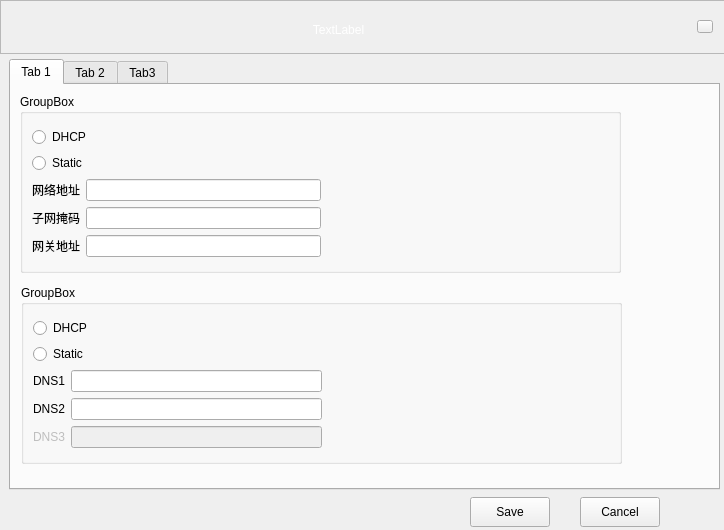
<?xml version="1.0" encoding="UTF-8"?>
<ui version="4.0">
 <class>SetForm</class>
 <widget class="QWidget" name="SetForm">
  <property name="geometry">
   <rect>
    <x>0</x>
    <y>0</y>
    <width>724</width>
    <height>530</height>
   </rect>
  </property>
  <property name="windowTitle">
   <string>Form</string>
  </property>
  <widget class="QTabWidget" name="SetTabWidget">
   <property name="geometry">
    <rect>
     <x>9</x>
     <y>59</y>
     <width>711</width>
     <height>431</height>
    </rect>
   </property>
   <property name="sizePolicy">
    <sizepolicy hsizetype="Expanding" vsizetype="Expanding">
     <horstretch>0</horstretch>
     <verstretch>0</verstretch>
    </sizepolicy>
   </property>
   <property name="currentIndex">
    <number>0</number>
   </property>
   <widget class="QWidget" name="tab">
    <attribute name="title">
     <string>Tab 1</string>
    </attribute>
    <widget class="QGroupBox" name="IPgroupBox">
     <property name="geometry">
      <rect>
       <x>9</x>
       <y>9</y>
       <width>601</width>
       <height>179</height>
      </rect>
     </property>
     <property name="title">
      <string>GroupBox</string>
     </property>
     <layout class="QGridLayout" name="gridLayout_2">
      <item row="0" column="0">
       <layout class="QVBoxLayout" name="verticalLayout">
        <item>
         <widget class="QRadioButton" name="AutoSetIPradioButton">
          <property name="enabled">
           <bool>true</bool>
          </property>
          <property name="text">
           <string>DHCP</string>
          </property>
         </widget>
        </item>
        <item>
         <widget class="QRadioButton" name="ManualSetIPradioButton">
          <property name="text">
           <string>Static</string>
          </property>
         </widget>
        </item>
        <item>
         <layout class="QHBoxLayout" name="horizontalLayout_2">
          <item>
           <widget class="QLabel" name="IPlabel">
            <property name="text">
             <string>网络地址</string>
            </property>
           </widget>
          </item>
          <item>
           <widget class="QLineEdit" name="IPlineEdit"/>
          </item>
         </layout>
        </item>
        <item>
         <layout class="QHBoxLayout" name="horizontalLayout_3">
          <item>
           <widget class="QLabel" name="ChildIPlabel">
            <property name="text">
             <string>子网掩码</string>
            </property>
           </widget>
          </item>
          <item>
           <widget class="QLineEdit" name="ChildIPlineEdit"/>
          </item>
         </layout>
        </item>
        <item>
         <layout class="QHBoxLayout" name="horizontalLayout_4">
          <item>
           <widget class="QLabel" name="GetWaylabel">
            <property name="text">
             <string>网关地址</string>
            </property>
           </widget>
          </item>
          <item>
           <widget class="QLineEdit" name="GetWaylineEdit"/>
          </item>
         </layout>
        </item>
       </layout>
      </item>
      <item row="0" column="1">
       <spacer name="horizontalSpacer_4">
        <property name="orientation">
         <enum>Qt::Horizontal</enum>
        </property>
        <property name="sizeHint" stdset="0">
         <size>
          <width>40</width>
          <height>20</height>
         </size>
        </property>
       </spacer>
      </item>
     </layout>
    </widget>
    <widget class="QGroupBox" name="DNSgroupBox">
     <property name="geometry">
      <rect>
       <x>10</x>
       <y>200</y>
       <width>601</width>
       <height>179</height>
      </rect>
     </property>
     <property name="title">
      <string>GroupBox</string>
     </property>
     <layout class="QGridLayout" name="gridLayout_4">
      <item row="0" column="0">
       <layout class="QVBoxLayout" name="verticalLayout_2">
        <item>
         <widget class="QRadioButton" name="AutoSetDNSradioButton">
          <property name="text">
           <string>DHCP</string>
          </property>
         </widget>
        </item>
        <item>
         <widget class="QRadioButton" name="ManualSetDNSradioButton">
          <property name="text">
           <string>Static</string>
          </property>
         </widget>
        </item>
        <item>
         <layout class="QHBoxLayout" name="horizontalLayout_5">
          <item>
           <widget class="QLabel" name="DNS1label">
            <property name="text">
             <string>DNS1</string>
            </property>
           </widget>
          </item>
          <item>
           <widget class="QLineEdit" name="DNS1lineEdit"/>
          </item>
         </layout>
        </item>
        <item>
         <layout class="QHBoxLayout" name="horizontalLayout_6">
          <item>
           <widget class="QLabel" name="DNS2label">
            <property name="text">
             <string>DNS2</string>
            </property>
           </widget>
          </item>
          <item>
           <widget class="QLineEdit" name="DNS2lineEdit"/>
          </item>
         </layout>
        </item>
        <item>
         <layout class="QHBoxLayout" name="horizontalLayout_7">
          <item>
           <widget class="QLabel" name="DNS3label">
            <property name="enabled">
             <bool>false</bool>
            </property>
            <property name="text">
             <string>DNS3</string>
            </property>
           </widget>
          </item>
          <item>
           <widget class="QLineEdit" name="DNS3lineEdit">
            <property name="enabled">
             <bool>false</bool>
            </property>
           </widget>
          </item>
         </layout>
        </item>
       </layout>
      </item>
      <item row="0" column="1">
       <spacer name="horizontalSpacer_5">
        <property name="orientation">
         <enum>Qt::Horizontal</enum>
        </property>
        <property name="sizeHint" stdset="0">
         <size>
          <width>40</width>
          <height>20</height>
         </size>
        </property>
       </spacer>
      </item>
     </layout>
    </widget>
   </widget>
   <widget class="QWidget" name="tab_2">
    <attribute name="title">
     <string>Tab 2</string>
    </attribute>
    <widget class="QLabel" name="ServerIPlabel">
     <property name="geometry">
      <rect>
       <x>10</x>
       <y>40</y>
       <width>81</width>
       <height>20</height>
      </rect>
     </property>
     <property name="text">
      <string>教师机IP</string>
     </property>
     <property name="alignment">
      <set>Qt::AlignRight|Qt::AlignTrailing|Qt::AlignVCenter</set>
     </property>
    </widget>
    <widget class="QLineEdit" name="ServerIPlineEdit">
     <property name="geometry">
      <rect>
       <x>120</x>
       <y>40</y>
       <width>151</width>
       <height>22</height>
      </rect>
     </property>
    </widget>
    <widget class="QLabel" name="RoomNumlabel">
     <property name="geometry">
      <rect>
       <x>400</x>
       <y>59</y>
       <width>84</width>
       <height>20</height>
      </rect>
     </property>
     <property name="text">
      <string>TextLabel</string>
     </property>
     <property name="alignment">
      <set>Qt::AlignRight|Qt::AlignTrailing|Qt::AlignVCenter</set>
     </property>
    </widget>
    <widget class="QLabel" name="SeatNumlabel">
     <property name="geometry">
      <rect>
       <x>10</x>
       <y>90</y>
       <width>84</width>
       <height>20</height>
      </rect>
     </property>
     <property name="text">
      <string>TextLabel</string>
     </property>
     <property name="alignment">
      <set>Qt::AlignRight|Qt::AlignTrailing|Qt::AlignVCenter</set>
     </property>
    </widget>
    <widget class="QComboBox" name="RoomNumcomboBox">
     <property name="geometry">
      <rect>
       <x>510</x>
       <y>59</y>
       <width>131</width>
       <height>28</height>
      </rect>
     </property>
    </widget>
    <widget class="QLineEdit" name="SeatlineEdit">
     <property name="geometry">
      <rect>
       <x>120</x>
       <y>84</y>
       <width>151</width>
       <height>30</height>
      </rect>
     </property>
    </widget>
    <widget class="QLabel" name="Tiplabel22">
     <property name="geometry">
      <rect>
       <x>118</x>
       <y>250</y>
       <width>421</width>
       <height>20</height>
      </rect>
     </property>
     <property name="styleSheet">
      <string notr="true">color: rgb(255, 0, 0);</string>
     </property>
     <property name="text">
      <string>TextLabel</string>
     </property>
    </widget>
   </widget>
   <widget class="QWidget" name="tab_3">
    <attribute name="title">
     <string>Tab3</string>
    </attribute>
    <widget class="QLabel" name="label_Tip">
     <property name="geometry">
      <rect>
       <x>380</x>
       <y>40</y>
       <width>291</width>
       <height>16</height>
      </rect>
     </property>
     <property name="styleSheet">
      <string notr="true">color: rgb(255, 0, 0);</string>
     </property>
     <property name="text">
      <string>ping  127.0.0.1 </string>
     </property>
    </widget>
    <widget class="QLineEdit" name="lineEdit_Ping">
     <property name="geometry">
      <rect>
       <x>20</x>
       <y>30</y>
       <width>271</width>
       <height>31</height>
      </rect>
     </property>
    </widget>
    <widget class="QPushButton" name="btn_network">
     <property name="geometry">
      <rect>
       <x>310</x>
       <y>30</y>
       <width>61</width>
       <height>31</height>
      </rect>
     </property>
     <property name="text">
      <string/>
     </property>
    </widget>
    <widget class="QListWidget" name="listWidget_Ping">
     <property name="geometry">
      <rect>
       <x>20</x>
       <y>90</y>
       <width>651</width>
       <height>251</height>
      </rect>
     </property>
    </widget>
   </widget>
  </widget>
  <widget class="QFrame" name="title_bar">
   <property name="geometry">
    <rect>
     <x>0</x>
     <y>0</y>
     <width>731</width>
     <height>54</height>
    </rect>
   </property>
   <property name="frameShape">
    <enum>QFrame::StyledPanel</enum>
   </property>
   <property name="frameShadow">
    <enum>QFrame::Raised</enum>
   </property>
   <widget class="QPushButton" name="btnExit">
    <property name="geometry">
     <rect>
      <x>697</x>
      <y>20</y>
      <width>16</width>
      <height>13</height>
     </rect>
    </property>
    <property name="styleSheet">
     <string notr="true">border-image: url(:/image1/x.png);</string>
    </property>
    <property name="text">
     <string/>
    </property>
   </widget>
   <widget class="QLabel" name="label_title">
    <property name="geometry">
     <rect>
      <x>198</x>
      <y>9</y>
      <width>281</width>
      <height>41</height>
     </rect>
    </property>
    <property name="styleSheet">
     <string notr="true">font: 24pt &quot;Noto Sans CJK JP&quot;;
color: rgb(255, 255, 255);</string>
    </property>
    <property name="text">
     <string>TextLabel</string>
    </property>
    <property name="alignment">
     <set>Qt::AlignCenter</set>
    </property>
   </widget>
  </widget>
  <widget class="QPushButton" name="SavepushButton">
   <property name="geometry">
    <rect>
     <x>470</x>
     <y>497</y>
     <width>80</width>
     <height>30</height>
    </rect>
   </property>
   <property name="text">
    <string>Save</string>
   </property>
  </widget>
  <widget class="QPushButton" name="CancelpushButton">
   <property name="geometry">
    <rect>
     <x>580</x>
     <y>497</y>
     <width>80</width>
     <height>30</height>
    </rect>
   </property>
   <property name="text">
    <string>Cancel</string>
   </property>
  </widget>
 </widget>
 <resources/>
 <connections/>
</ui>
